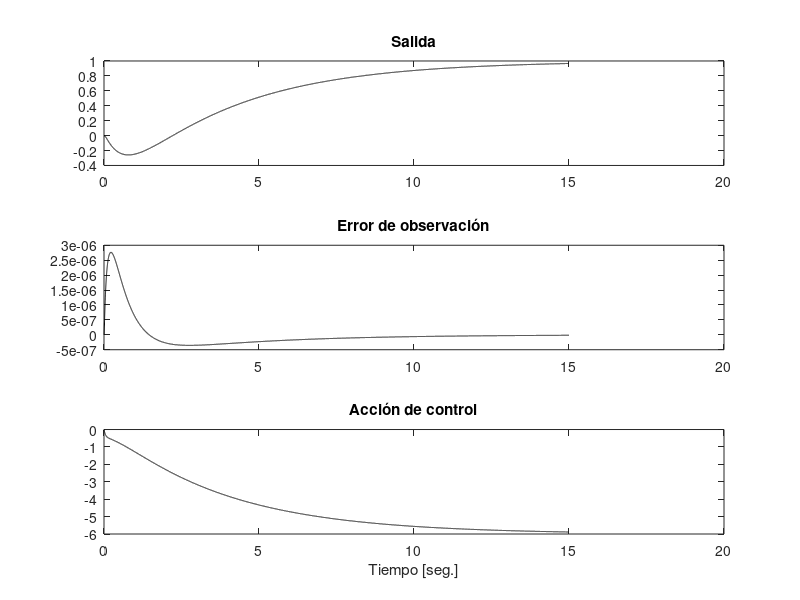

MATLAB code for this plot:
clear all; clc; close all;

% Definición del sistema: G(s) = (2s - 1)/(s^2 + 3s + 6)
P = 1;
num = [1 + P, -P];
den = [1, 3, 6];

% Modelo en espacio de estados (forma canónica controlable)
A = [0 1; -den(3) -den(2)];
B = [0; 1];
C = [num(2), num(1)];
D = 0;

% Ampliación del sistema con integrador del error
Aa = [A, zeros(2,1); -C, 0];
Ba = [B; 0];
Mat_Aa = Aa; Mat_Ba = Ba;

% Cálculo del controlador LQR
Q = diag([100 50 10]); R = 1e-1;

% Hamiltoniano para solución del Riccati
Ha = [Aa, -Ba * inv(R) * Ba'; -Q, -Aa'];

%Extraemos autovalores estables:Se obtienen los autovalores de Ha, y se seleccionan los vectores propios correspondientes a autovalores con parte real negativa (i.e., estables), que son necesarios para garantizar estabilidad.
[V,D] = eig(Ha); MX1X2 = [];

for ii = 1:size(Ha,1)
    if real(D(ii,ii)) < 0
        MX1X2 = [MX1X2 V(:,ii)];
    end
end

%División del vector propio en dos bloques:componentes asociadas al estado (MX1) y al costo (MX2)
MX1 = MX1X2(1:end/2,:); 
MX2 = MX1X2(end/2+1:end,:);


%solución de la ecuación algebraica de Riccati
P = real(MX2 * inv(MX1));

%Este Ka es la ganancia óptima del controlador. En este caso, está diseñada para el sistema ampliado, así que Ka tiene dos partes: K: para los estados originales,Ki: para el estado integrador del error (acción integral).
Ka = inv(R) * Ba' * P;  % Ganancias ampliadas [K Ki]

disp('Controlador ampliado en ')
eig(Mat_Aa - Mat_Ba * Ka)

% Cálculo del observador de estados
A_d = A'; B_d = C'; C_d = B'; %dual
Qo = 1e5 * diag([1 1]); %solo para los estados, no para el error
Ro = 1e1;

Ho = [A_d, -B_d * inv(Ro) * B_d'; -Qo, -A_d']; %hamiltoniano
[V,D] = eig(Ho); MX1X2 = [];

for ii = 1:size(Ho,1)
    if real(D(ii,ii)) < 0
        MX1X2 = [MX1X2 V(:,ii)];
    end
end

MX1 = MX1X2(1:end/2,:); MX2 = MX1X2(end/2+1:end,:);
Po = real(MX2 * inv(MX1));
Ko = (inv(Ro) * B_d' * Po)';  % Ganancia del observador

disp('Observador en ')
eig(A - Ko * C)

% Simulación
h = 1e-3; T = 15;
Max_T = T/h;

y(1) = 0; yp(1) = 0;
ref = 1; psi = 0; u = 0;
x_hat = [0;0];

for ii = 2:Max_T
    ua = u;
    u = -Ka * [x_hat; psi];
    psi_p = ref - y(ii-1);
    psi = psi + psi_p * h;
    
    up = (u - ua)/h;
    ypp = 2*up - 1*u - 3*yp(ii-1) - 6*y(ii-1);
    yp(ii) = yp(ii-1) + h * ypp;
    y(ii) = y(ii-1) + h * yp(ii);
    
    ys(ii-1) = y(ii);
    t(ii-1) = ii * h;
    
    x_hat_p = A * x_hat + B * u + Ko * (y(ii-1) - C * x_hat);
    x_hat = x_hat + x_hat_p * h;
    
    y_o(ii-1) = C * x_hat;
    acc(ii-1) = u;
end

% Gráficas
subplot(3,1,1); plot(t, ys, 'k'); title('Salida')
subplot(3,1,2); plot(t, ys - y_o, 'k'); title('Error de observación')
subplot(3,1,3); plot(t, acc, 'k'); title('Acción de control'); xlabel('Tiempo [seg.]')

